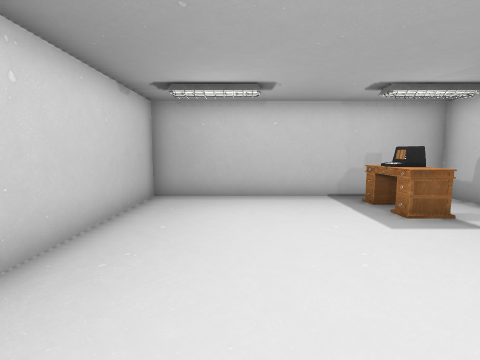
view 1 (above)

16 first-person views from a walk through a 3-D level made in the Unity game engine. The camera is 1.5 m above the floor, tilts 6° down and sees 85° across. The floor is counted in squares, 1 m on a side. Each view is taken from the middle of a square. On the plan, view 1 faces up. The plan holds only what a view shows up to about 14 squares ahead; the rest is blank. The place goes on beyond the plan. The player is left out. Door leaves are left out, so doorways stand open. Some surface patterns are stand-ins.

view 2
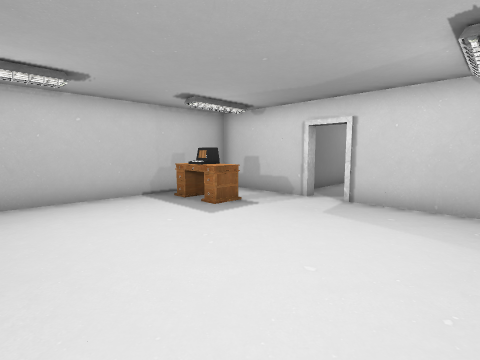

view 3
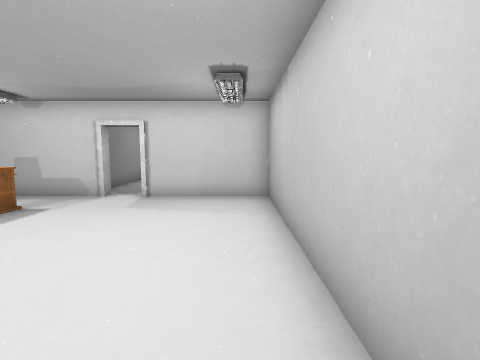

view 4
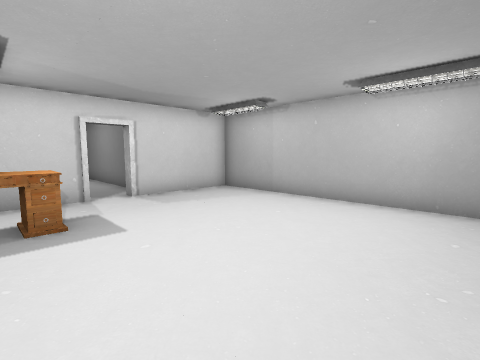

view 5
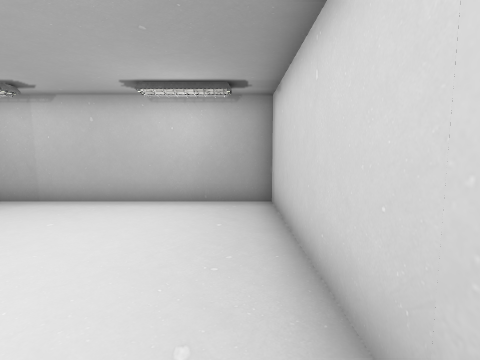

view 6
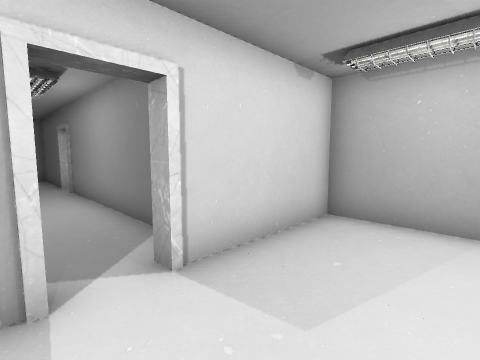

view 7
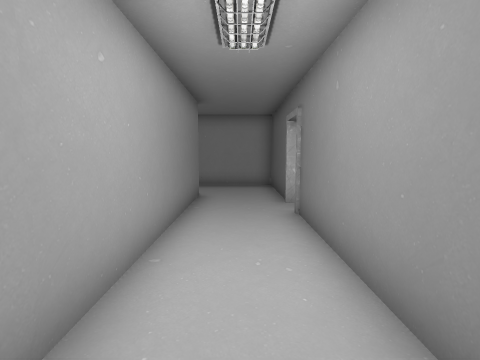

view 8
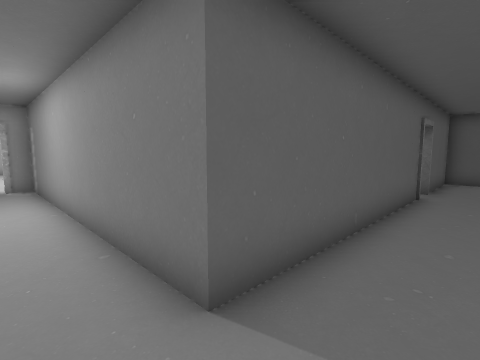

view 9
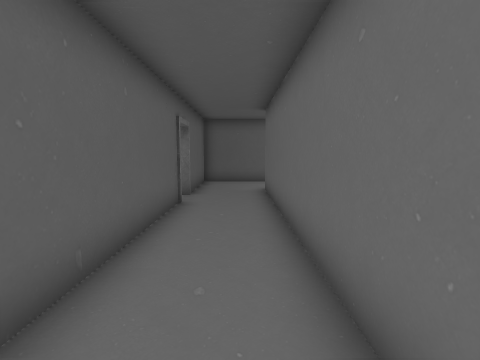

view 10
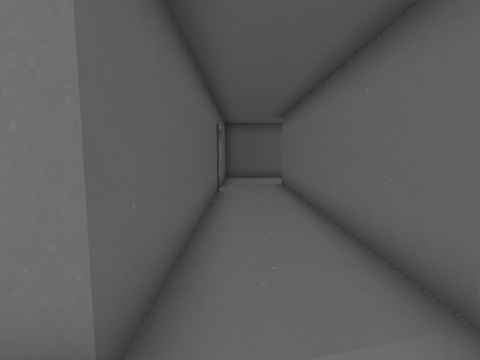

view 11
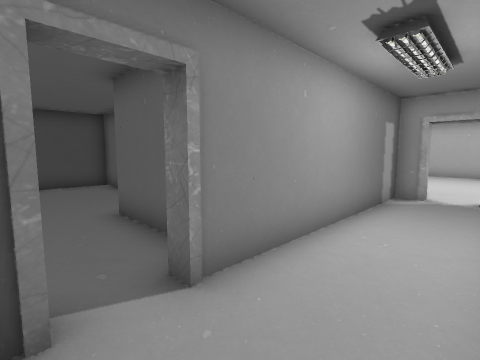

view 12
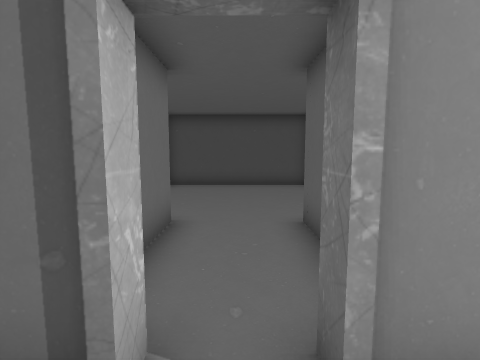

view 13
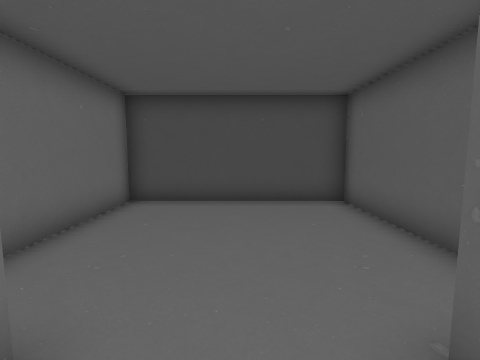

view 14
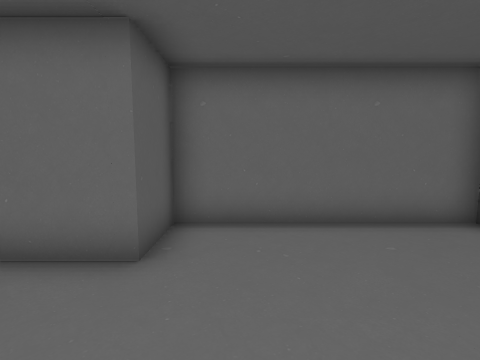

view 15
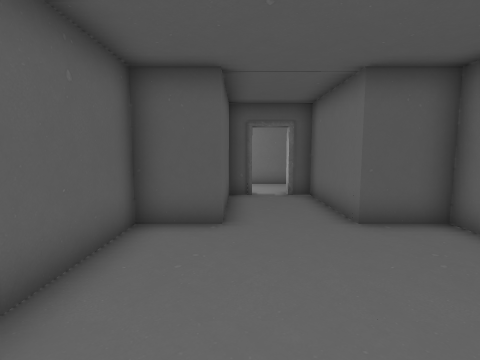

view 16
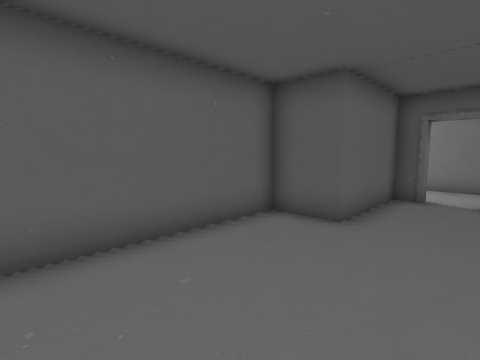

### Floor plan
Ten units are one square. View 1 is at (0, 0); x grows to the right and y downward. Boxes are objects, and circles mark ways between rooms. Rooms are numbered by the first view taken in them; rooms with no view inside come last. Other rooms are left out.
<svg viewBox="-35 -200 254 285">
<path fill="none" stroke="#000" d="M69 -46 69 -90 -30 -90 -30 10 69 10 69 -34M167 -26 210 -26 210 -167M181 -140 181 -54 73 -54 73 -46M214 -195 181 -195 181 -151M73 -34 73 -26 154 -26M154 -22 146 -22 146 16 128 16 128 80 194 80 194 16 175 16 175 -22 167 -22"/>
<rect x="35" y="-65" width="20" height="10" fill="#bbb"><title>other object</title></rect>
<rect x="35" y="-75" width="20" height="10" fill="#bbb"><title>other object</title></rect>
<rect x="35" y="-85" width="20" height="10" fill="#bbb"><title>other object</title></rect>
<circle cx="70" cy="-40" r="3" fill="#2a7"/>
<circle cx="160" cy="-25" r="3" fill="#2a7"/>
<text x="20" y="-40">1</text>
<text x="190" y="-80">2</text>
<text x="160" y="40">3</text>
</svg>
Room 1 opens to room 2. Room 2 opens to room 3.

Where each view was taken, in squares from view 1:
view 1: 0 up, 0 right, facing up
view 2: 0 up, 1 left, facing up-right
view 3: 0 up, 2 left, facing right
view 4: 7 up, 2 left, facing down-right
view 5: 7 up, 2 left, facing down
view 6: 5 up, 4 right, facing down-right
view 7: 4 up, 9 right, facing right
view 8: 4 up, 20 right, facing up-left
view 9: 6 up, 20 right, facing up
view 10: 4 up, 19 right, facing up
view 11: 5 up, 17 right, facing down-left
view 12: 4 up, 16 right, facing down
view 13: 0 up, 16 right, facing down
view 14: 3 down, 14 right, facing right
view 15: 7 down, 15 right, facing up
view 16: 7 down, 17 right, facing up-left
